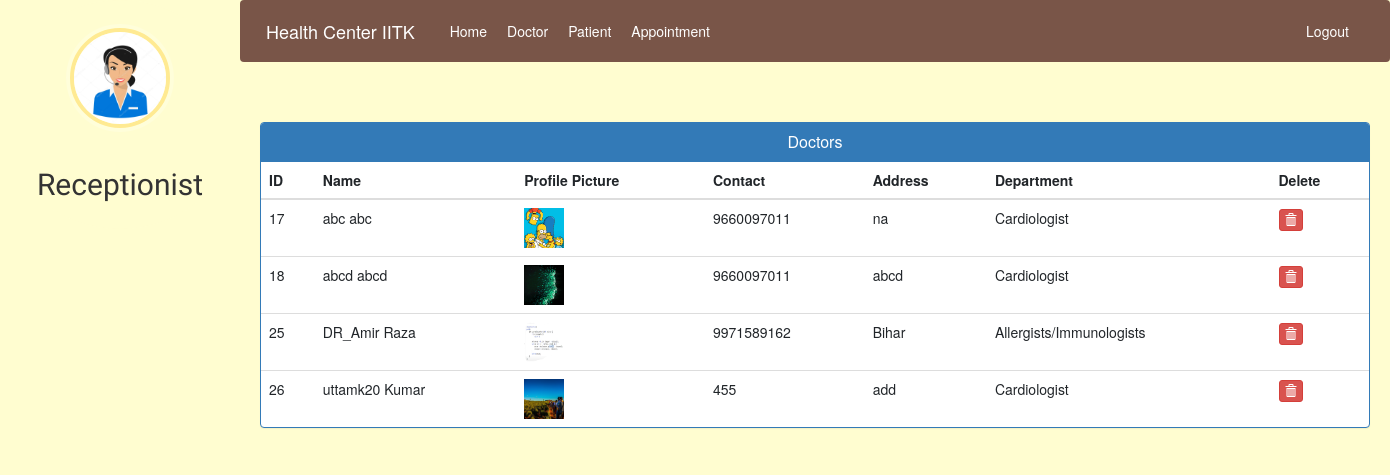
/admin-view-doctor (signed in), run on the app's committed database.
### hospital/models.py (models this page shows, shortened)
class Doctor(models.Model):
    user = models.OneToOneField(User, on_delete=models.CASCADE)
    profile_pic = models.ImageField(
        upload_to='profile_pic/DoctorProfilePic/', null=True, blank=True)
    address = models.CharField(max_length=40)
    mobile = models.CharField(max_length=20, null=True)
    department = models.CharField(
        max_length=50, choices=departments, default='Cardiologist')
    status = models.BooleanField(default=False)
    @property
    def get_name(self):
        return self.user.first_name+" "+self.user.last_name
    @property
    def get_id(self):
        return self.user.id

### hospital/views.py (the view)
# urls.py: path('admin-view-doctor', views.admin_view_doctor_view,
@login_required(login_url='adminlogin')
@user_passes_test(is_admin)
def admin_view_doctor_view(request):
    doctors = models.Doctor.objects.all().filter(status=True)
    return render(request, 'hospital/admin_view_doctor.html', {'doctors': doctors})

### hospital/views.py (called while the page is built)
def is_admin(user):
    return user.groups.filter(name='ADMIN').exists()

### templates/hospital/admin_view_doctor.html (shortened to what this page needs)
{% extends 'hospital/admin_base.html' %}
{% block content %}
{%load static%}
<head>
  <link href="//netdna.bootstrapcdn.com/bootstrap/3.0.0/css/bootstrap.min.css" rel="stylesheet" id="bootstrap-css">
</head>
<div class="container">
  <div class="panel panel-primary">
    <div class="panel-heading">
      <h6 class="panel-title">Doctors</h6>
    </div>
    <table class="table table-hover" id="dev-table">
      <thead>
        <tr>
          <th>ID</th>
          <th>Name</th>
          <th>Profile Picture</th>
          <th>Contact</th>
          <th>Address</th>
          <th>Department</th>
          <th>Delete</th>
        </tr>
      </thead>
      {% for d in doctors %}
      <tr>
        <td> {{d.get_id}}</td>
        <td> {{d.get_name}}</td>
        <td> <img src="{% static d.profile_pic.url %}" alt="Profile Pic" height="40px" width="40px" /></td>
        <td>{{d.mobile}}</td>
        <td>{{d.address}}</td>
        <td>{{d.department}}</td>
        <td><a class="btn btn-danger btn-xs" href="{% url 'delete-doctor-from-hospital' d.id  %}"><span
              class="glyphicon glyphicon-trash"></span></a></td>
      </tr>
      {% endfor %}
    </table>
  </div>
</div>
{% endblock content %}

### static/style.css (style rules this page uses)
body { padding-left: 240px; }

### templates/hospital/admin_base.html (style rules this page uses)
a:link { text-decoration: none; }
a { color: rgb(202, 35, 35); }
body { background-color: rgb(255, 253, 208); font-family: 'Work Sans', sans-serif; }

### templates/hospital/admin_view_doctor.html (style rules this page uses)
a:link { text-decoration: none; }
h6 { text-align: center; }

### data on the page
Doctor: get_id "17", get_name "abc abc", profile_pic (picture), mobile "9660097011", address "na", department "Cardiologist"
Doctor: get_id "18", get_name "abcd abcd", profile_pic (picture), mobile "9660097011", address "abcd", department "Cardiologist"
Doctor: get_id "25", get_name "DR_Amir Raza", profile_pic (picture), mobile "9971589162", address "Bihar", department "Allergists/Immunologists"
Doctor: get_id "26", get_name "uttamk20 Kumar", profile_pic (picture), mobile "455", address "add", department "Cardiologist"
